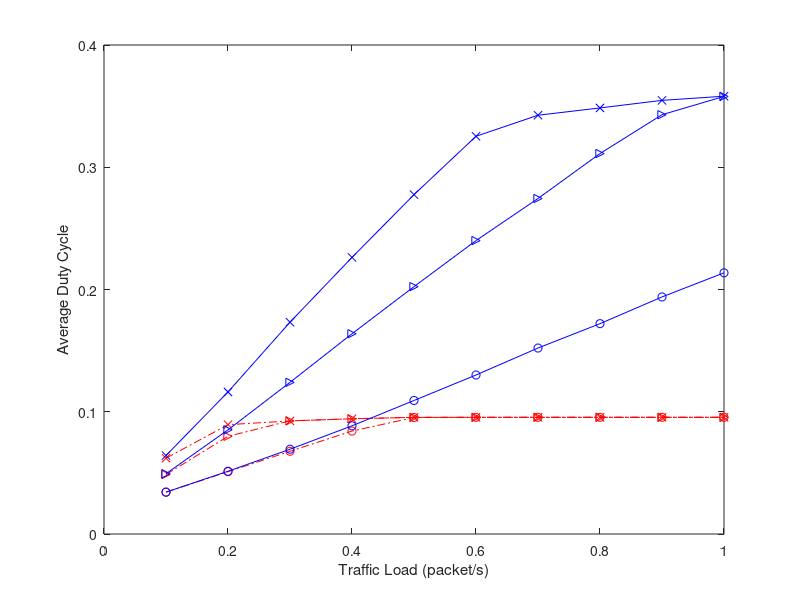

Write MATLAB code to recreate this figure. (Note: this script raises an error after producing the figure.)
% Plot duty cycle, chain topology, from 1hop - 10 hops
% frxed \xi = 14, src=(1,2,3), traffic load: 0.1:0.1:1
% PRI-basic, PRI-ASM (adaptive schedule maintaince)
basic_src_1=[0.034209177	0.050986435	0.067668193	0.084205635	0.095287179	0.095423731	0.095446718	0.095451401	0.095448629	0.095452381];
basic_src_2=[0.048619371	0.079892812	0.092579063	0.094225321	0.095444807	0.095440722	0.095450085	0.095459467	0.095453029	0.095443164];
basic_src_3=[0.062014426	0.089434443	0.092485963	0.094275064	0.095437744	0.095454243	0.095445822	0.095452806	0.095441583	0.095450326];
asm_src_1=[0.034264365	0.051319664	0.069346023	0.088495995	0.109211958	0.130057661	0.152122369	0.172061488	0.193909462	0.213653903];
asm_src_2=[0.049317918	0.085175731	0.1240541	0.163799896	0.202335782	0.240010103	0.274434278	0.311201657	0.342972101	0.357931966];
asm_src_3=[0.064205498	0.116179467	0.173253737	0.226275499	0.277589552	0.3253328	0.342552274	0.348519144	0.354718723	0.358109321];

figure;
hold off;
arrival_rate=0.1:0.1:1;
plot(arrival_rate,basic_src_1,'ro-.');
hold on;
plot(arrival_rate,basic_src_2,'r>-.');
plot(arrival_rate,basic_src_3,'rx-.');


plot(arrival_rate,asm_src_1,'bo-');
plot(arrival_rate,asm_src_2,'b>-');
plot(arrival_rate,asm_src_3,'bx-');

% set(gca,'XTick',0.05:0.05:0.5);
% set(gca,'XTickLabel',0.05:0.05:0.5);
%set(gca,'Xdir','reverse')

%axis([0.05 0.5 0.012 0.026]);
xlabel('Traffic Load (packet/s)');
ylabel('Average Duty Cycle');
legend('PRI-basic, 1 src','PRI-basic, 2 srcs','PRI-basic, 3 srcs', ...
    'PRI-ASM, 1 src','PRI-ASM, 2 srcs','PRI-ASM, 3 srcs',2);
% grid on;
